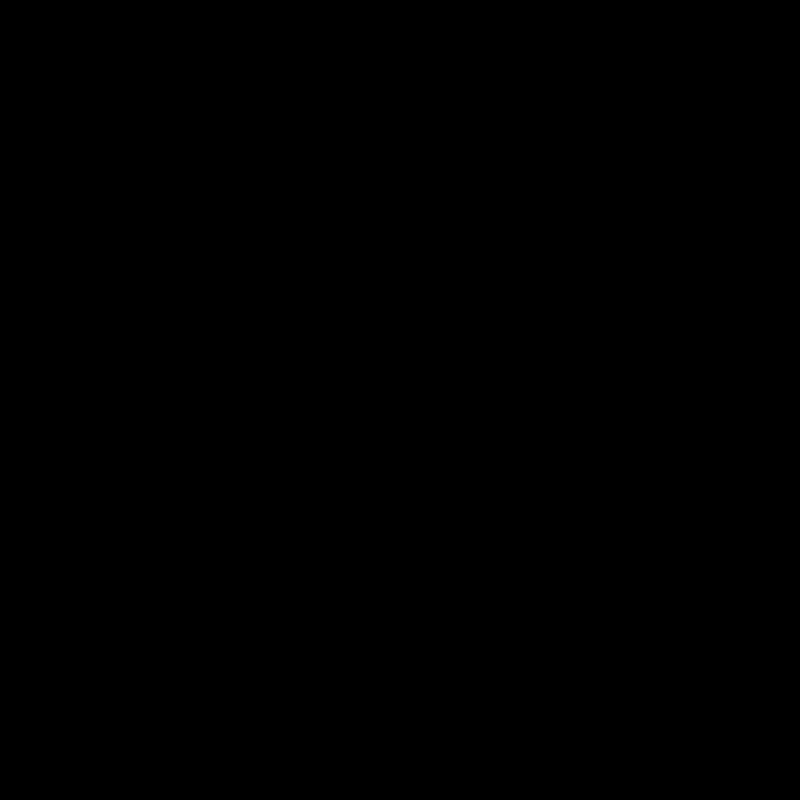
Frame 1 (no input)
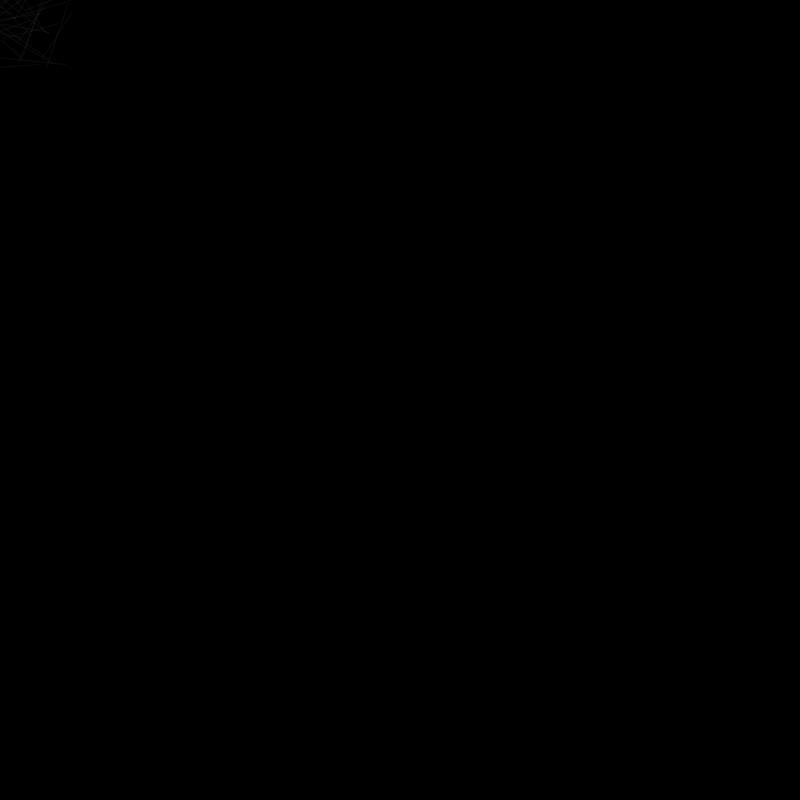
Frame 60 (the mouse pressed at the canvas centre just before this capture)
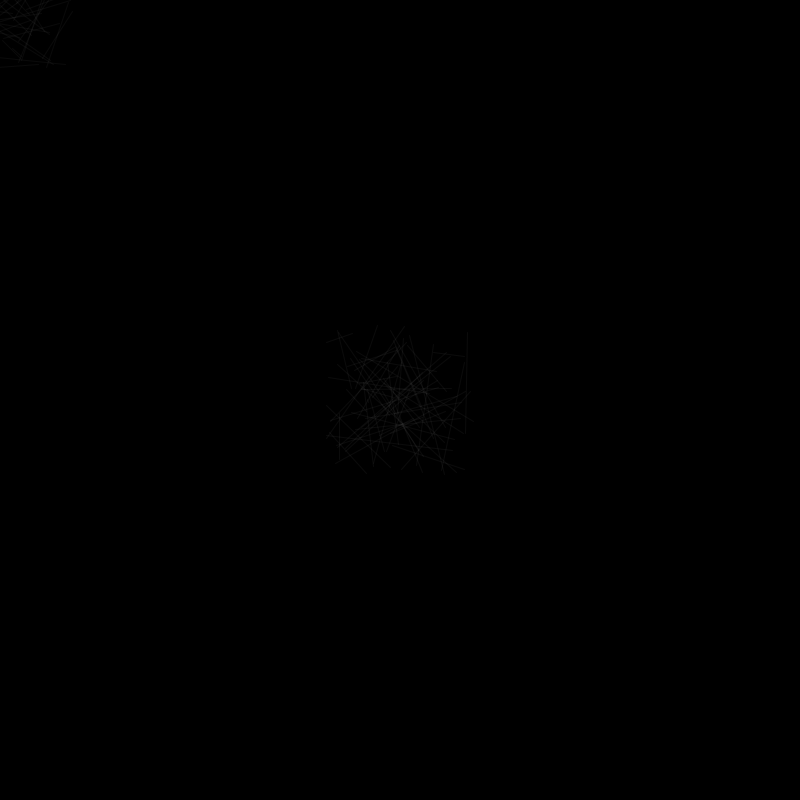
Frame 120 (the mouse held since frame 60 and released just before this capture)

The Processing sketch that drew these frames (run headless with seeded random() and noise(); from frame 60 on, the mouse is pressed at the canvas centre):

// Processing sketch: processing_112382
// ── processing_112382.pde

int randomOffset = 75;
int transparency = 10;
 
void setup(){
  size (800,800);
  background(0);
}
 
void draw(){
  stroke(255,transparency);
  for(int i=0; i < 1; i++){
    float startX = random( randomOffset * -1, randomOffset);
    float startY = random( randomOffset * -1, randomOffset);
    float endX = random( randomOffset * -1, randomOffset);
    float endY = random( randomOffset * -1, randomOffset);
    line( mouseX + startX, mouseY + startY, mouseX + endX, mouseY + endY);
     
  }
}
 
void mousePressed(){
  noStroke();
  fill(random(0,255),random(0,255),random(0,255),transparency);
  for(int i=0; i < 25; i++){
    float circlewidth = random( randomOffset * -1, randomOffset);
    float circleheight = random( randomOffset * -1, randomOffset);
    ellipse( mouseX,mouseY,circlewidth,circleheight);
  }
  transparency +=1;
}
 
void keyPressed(){
  if( key == ' '){
    stop();
  }
}
